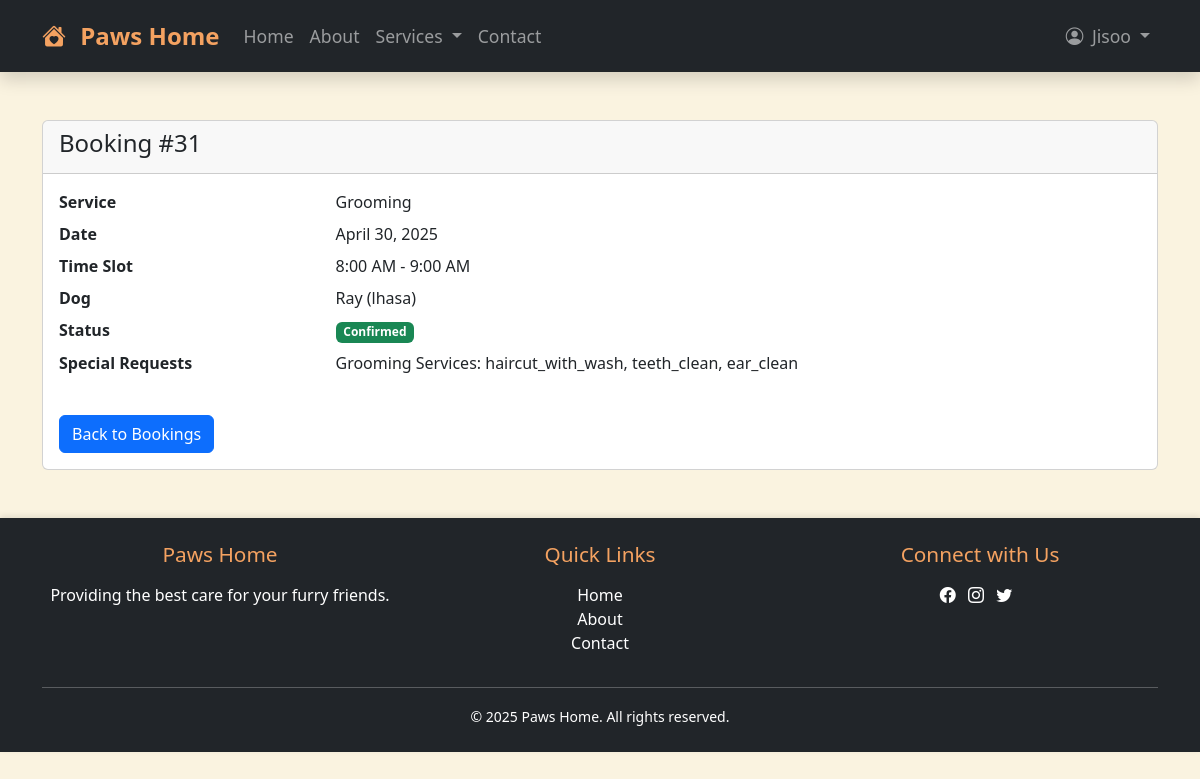
The page /booking/31/ (signed in) on the database its author committed.
### home/models.py (models this page shows, shortened)
class Booking(models.Model):
    user = models.ForeignKey(User, on_delete=models.CASCADE)
    dog = models.ForeignKey(Dog, on_delete=models.CASCADE)
    service = models.CharField(max_length=20, choices=[
        ('boarding', 'Boarding'),
        ('daycare', 'Daycare'),
        ('grooming', 'Grooming')
    ], null=True, blank=True)
    status = models.CharField(max_length=20, choices=[
        ('confirmed', 'Confirmed'),
        ('cancelled', 'Cancelled'),
        ('completed', 'Completed')
    ], default='confirmed')
    date = models.DateField()
    time_slot = models.ForeignKey(TimeSlot, on_delete=models.CASCADE, null=True, default=1)
    special_requests = models.TextField(blank=True)
    created_at = models.DateTimeField(auto_now_add=True)
    class Meta:
        unique_together = ('date', 'time_slot', 'dog')

class TimeSlot(models.Model):
    start_time = models.TimeField()
    end_time = models.TimeField()
    service_type = models.CharField(
        max_length=20,
        choices=[
            ('boarding', 'Boarding'),
            ('daycare', 'Daycare'),
            ('grooming', 'Grooming')
        ]
    )

class Dog(models.Model):
    SIZE_CHOICES = [
        ('small', 'Small (under 20 lbs)'),
        ('medium', 'Medium (20-50 lbs)'),
        ('large', 'Large (50-90 lbs)'),
    ]
    BREED_CHOICES = [
        ('beagle', 'Beagle'),
        ('bhote', 'Bhote Kukur'),
        ('boxer', 'Boxer'),
        ('bulldog', 'Bulldog'),
        ('chihuahua', 'Chihuahua'),
        ('cocker', 'Cocker Spaniel'),
        ('dalmatian', 'Dalmatian'),
        ('damchi', 'Damchi'),
        ('german', 'German Shepherd'),
        ('golden', 'Golden Retriever'),
        ('husky', 'Siberian Husky'),
        ('japanese', 'Japanese Spitz'),
        ('lab', 'Labrador Retriever'),
        ('lhasa', 'Lhasa Apso'),
        ('maltese', 'Maltese'),
        ('pomeranian', 'Pomeranian'),
        ('poodle', 'Poodle'),
        ('pug', 'Pug'),
        ('rottweiler', 'Rottweiler'),
        ('shih', 'Shih Tzu'),
        ('spaniel', 'English Springer Spaniel'),
        ('tibetan', 'Tibetan Mastiff'),
        ('yorkie', 'Yorkshire Terrier'),
    ]
    owner = models.ForeignKey(User, on_delete=models.CASCADE, related_name='dogs')
    name = models.CharField(max_length=100)
    breed = models.CharField(max_length=100, choices=BREED_CHOICES, blank=True)
    age = models.PositiveIntegerField(null=True, blank=True)
    size = models.CharField(max_length=10, choices=SIZE_CHOICES, blank=True)
    special_notes = models.TextField(blank=True)

### home/decorators.py (the view)
    def wrapper(request, *args, **kwargs):
        if not request.user.is_authenticated:
            messages.info(request, "You must be logged in to access this page.")
            return redirect('signin')  # Name of your login URL
        return view_func(request, *args, **kwargs)

### home/views.py (called while the page is built)
@custom_login_required
def booking_details(request, booking_id):
    booking = get_object_or_404(Booking, id=booking_id, user=request.user)
    return render(request, 'booking_details.html', {'booking': booking})

### templates/booking_details.html (shortened to what this page needs)
{% extends "base.html" %}
{% load static %}
{% block body %}
<div class="container mt-4">
    <div class="card">
        <div class="card-header">
            <h4>Booking #{{ booking.id }}</h4>
        </div>
        <div class="card-body">
            <dl class="row">
                <dt class="col-sm-3">Service</dt>
                <dd class="col-sm-9">{{ booking.get_service_display }}</dd>
                <dt class="col-sm-3">Date</dt>
                <dd class="col-sm-9">{{ booking.date }}</dd>
                {% if booking.time_slot %}
                <dt class="col-sm-3">Time Slot</dt>
                <dd class="col-sm-9">
                    {{ booking.time_slot.start_time|time:"g:i A" }} - {{ booking.time_slot.end_time|time:"g:i A" }}
                </dd>
                {% endif %}
                <dt class="col-sm-3">Dog</dt>
                <dd class="col-sm-9">{{ booking.dog.name }} ({{ booking.dog.breed }})</dd>
                <dt class="col-sm-3">Status</dt>
                <dd class="col-sm-9">
                    <span class="badge bg-{% if booking.status == 'confirmed' %}success{% elif booking.status == 'cancelled' %}danger{% else %}secondary{% endif %}">
                        {{ booking.get_status_display }}
                    </span>
                </dd>
                {% if booking.special_requests %}
                <dt class="col-sm-3">Special Requests</dt>
                <dd class="col-sm-9">{{ booking.special_requests|linebreaks }}</dd>
                {% endif %}
            </dl>
            <a href="{% url 'mybookings' %}" class="btn btn-primary">Back to Bookings</a>
        </div>
    </div>
</div>
{% endblock %}

### templates/base.html (shortened to what this page needs)
<!doctype html>
<html lang="en">
  <head>
    {% load static %}
    <link href="https://cdn.jsdelivr.net/npm/bootstrap@5.3.3/dist/css/bootstrap.min.css" rel="stylesheet">
    <link rel="stylesheet" href="https://cdn.jsdelivr.net/npm/bootstrap-icons@1.11.1/font/bootstrap-icons.css">
    <link rel="stylesheet" type="text/css" href="{% static 'css/base.css' %}">
  </head>
  <body>
    <nav class="navbar navbar-expand-lg bg-dark navbar-dark sticky-top shadow">
      <div class="container">
        <a class="navbar-brand fw-bold" href="{% url 'home' %}">
          <i class="bi bi-house-heart-fill me-2"></i> Paws Home
        </a>
        <div class="collapse navbar-collapse" id="mainNav">
          <ul class="navbar-nav me-auto">
            <li class="nav-item">
              <a class="nav-link {% if request.path == '/' %}active{% endif %}" href="{% url 'home' %}">Home</a>
            </li>
            <li class="nav-item">
              <a class="nav-link {% if request.path == '/about/' %}active{% endif %}" href="{% url 'about' %}">About</a>
            </li>
            <li class="nav-item dropdown">
              <a class="nav-link dropdown-toggle {% if '/services/' in request.path %}active{% endif %}"
                 href="#" id="servicesDropdown" role="button" data-bs-toggle="dropdown">
                Services
              </a>
            </li>
            <li class="nav-item">
              <a class="nav-link {% if request.path == '/contact/' %}active{% endif %}" href="{% url 'contact' %}">Contact</a>
            </li>
          </ul>
          <ul class="navbar-nav">
            {% if user.is_authenticated %}
              <li class="nav-item dropdown">
                <a class="nav-link dropdown-toggle" href="#" id="userDropdown" role="button" data-bs-toggle="dropdown">
                  <i class="bi bi-person-circle me-1"></i> {{ user.username }}
                </a>
              </li>
            {% endif %}
          </ul>
        </div>
      </div>
    </nav>
    {% block body %}{% endblock body %}
    <footer class="bg-dark text-white py-4 mt-5">
      <div class="container text-center">
        <div class="row">
          <div class="col-md-4">
            <h5>Paws Home</h5>
            <p>Providing the best care for your furry friends.</p>
          </div>
          <div class="col-md-4">
            <h5>Quick Links</h5>
            <ul class="list-unstyled">
              <li><a href="{% url 'home' %}" class="text-white">Home</a></li>
              <li><a href="{% url 'about' %}" class="text-white">About</a></li>
              <li><a href="{% url 'contact' %}" class="text-white">Contact</a></li>
            </ul>
          </div>
          <div class="col-md-4">
            <h5>Connect with Us</h5>
            <a href="#" class="text-white me-2"><i class="bi bi-facebook"></i></a>
            <a href="#" class="text-white me-2"><i class="bi bi-instagram"></i></a>
            <a href="#" class="text-white me-2"><i class="bi bi-twitter"></i></a>
          </div>
        </div>
        <hr>
        <div class="text-center">
          <small>© 2025 Paws Home. All rights reserved.</small>
        </div>
      </div>
    </footer>
  </body>
</html>

### static/css/base.css (style rules this page uses)
body { font-family: 'Segoe UI', Tahoma, Geneva, Verdana, sans-serif; background-color: #faf3e0; color: #333; }
.navbar { padding: 0.8rem 1rem; box-shadow: 0 4px 6px rgba(0, 0, 0, 0.1); }
.navbar-brand { font-size: 1.5rem; font-weight: bold; color: #f4a261 !important; }
.navbar-nav .nav-link { font-size: 1.1rem; padding: 0.5rem 1rem; transition: color 0.3s ease-in-out; }
html, body { height: 100%; margin: 0; display: flex; flex-direction: column; }
footer { background-color: #343a40; color: white; padding: 2rem 1rem; text-align: center; margin-top: auto; box-shadow: 0 -2px 6px rgba(0, 0, 0, 0.1); }
footer h5 { font-size: 1.3rem; margin-bottom: 1rem; color: #f4a261; }
footer a { color: white; text-decoration: none; transition: color 0.3s ease-in-out; }

### rows shown on the page
Booking: id "31", service "Grooming", date "April 30, 2025", time_slot.start_time "8:00 AM", time_slot.end_time "9:00 AM", dog.name "Ray", dog.breed "lhasa", status "Confirmed", special_requests "Grooming Services: haircut_with_wash, teeth_clean, ear_clean"

### other values the page prints
{{ user.username }} "Jisoo"
